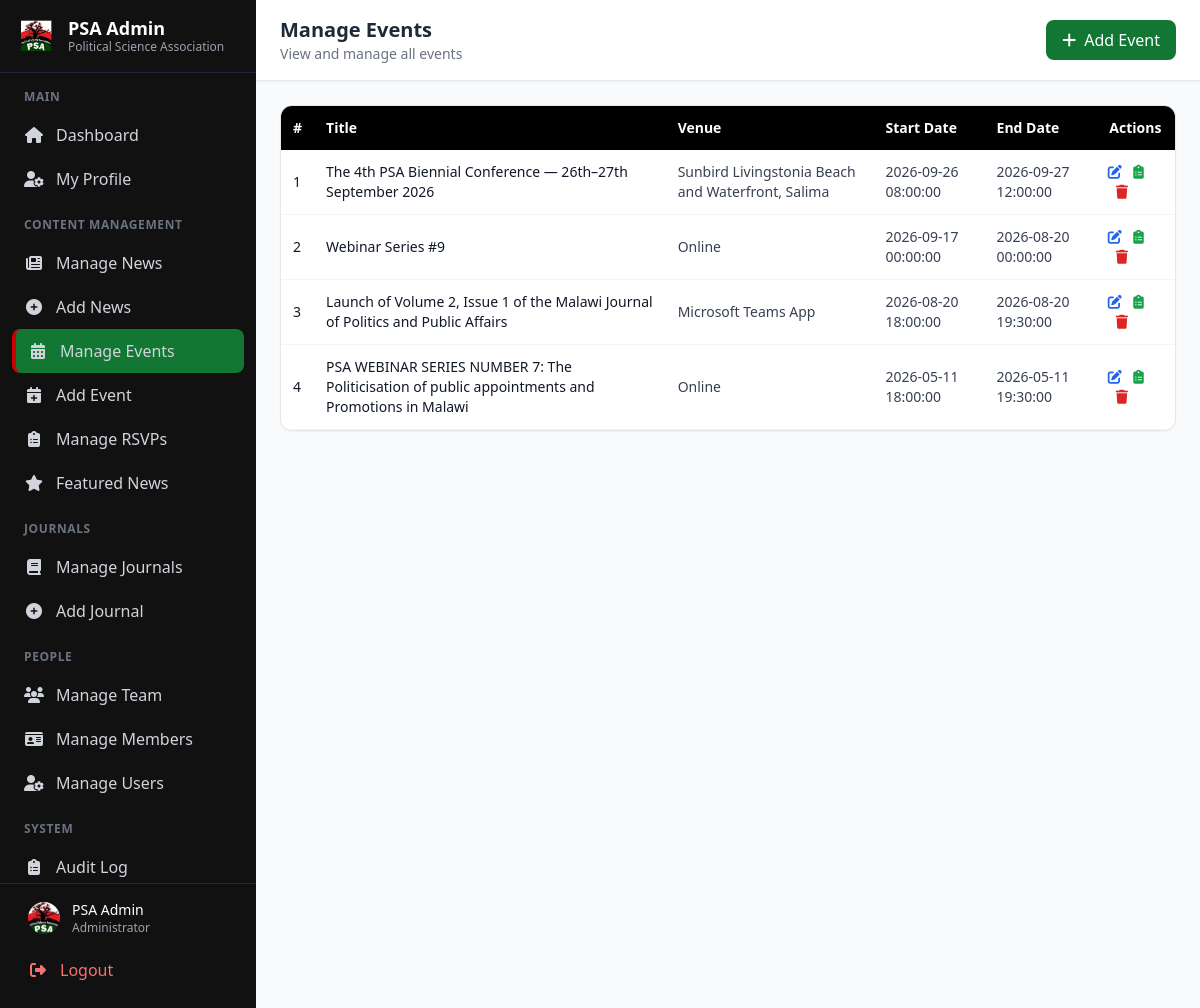
The app's page /admin/manage_events.php (signed in) with its own data.
### tables this page shows
CREATE TABLE `events` (
  `id` int NOT NULL,
  `title` varchar(255) NOT NULL,
  `slug` varchar(255) NOT NULL,
  `description` longtext NOT NULL,
  `image` varchar(255) DEFAULT NULL,
  `venue` varchar(255) DEFAULT NULL,
  `organizer` varchar(255) DEFAULT NULL,
  `start_date` datetime NOT NULL,
  `end_date` datetime DEFAULT NULL,
  `featured` tinyint(1) DEFAULT '0',
  `registration_link` varchar(255) DEFAULT NULL,
  `google_map` text,
  `brochure` varchar(255) DEFAULT NULL,
  `event_type` enum('physical','online','hybrid') DEFAULT 'physical',
  `online_link` varchar(255) DEFAULT NULL,
  `status` enum('upcoming','past') DEFAULT 'upcoming',
  `created_at` timestamp NULL DEFAULT CURRENT_TIMESTAMP
);

### admin/manage_events.php (the view, shortened to what this page needs)
<?php
include '../includes/db.php';
$events = $conn->query("SELECT * FROM events ORDER BY start_date DESC");
include 'includes/admin_header.php';
include 'includes/admin_sidebar.php';
?>
<main class="flex-1 md:ml-64 min-h-screen transition-all duration-300" id="main-content">
    <header class="bg-white dark:bg-gray-800 shadow-sm border-b border-gray-200 dark:border-gray-700 sticky top-0 z-40 transition-colors duration-300">
        <div class="flex items-center justify-between px-6 py-4">
            <div class="flex items-center gap-4">
                <div>
                    <h1 class="text-xl font-bold text-gray-800 dark:text-white">Manage Events</h1>
                    <p class="text-sm text-gray-500 dark:text-gray-400">View and manage all events</p>
                </div>
            </div>
            <div class="flex items-center gap-4">
                <a href="add_event.php" class="bg-psaGreen hover:bg-green-800 text-white px-4 py-2 rounded-lg transition flex items-center gap-2">
                    <i class="fas fa-plus"></i> Add Event
                </a>
            </div>
        </div>
    </header>
    <div class="p-6">
        <div class="bg-white dark:bg-gray-800 rounded-xl shadow-sm border border-gray-200 dark:border-gray-700 overflow-hidden">
            <div class="overflow-x-auto">
                <table class="w-full text-sm">
                    <thead class="bg-psaBlack text-white">
                        <tr>
                            <th class="p-3 text-left">#</th>
                            <th class="p-3 text-left">Title</th>
                            <th class="p-3 text-left">Venue</th>
                            <th class="p-3 text-left">Start Date</th>
                            <th class="p-3 text-left">End Date</th>
                            <th class="p-3 text-center">Actions</th>
                        </tr>
                    </thead>
                    <tbody>
                        <?php
                        $i = 1;
                        while ($row = $events->fetch_assoc()):
                        ?>
                        <tr class="border-b border-gray-100 dark:border-gray-700 hover:bg-gray-50 dark:hover:bg-gray-700/50 transition">
                            <td class="p-3 text-gray-900 dark:text-white"><?= $i++ ?></td>
                            <td class="p-3 font-medium text-gray-900 dark:text-white"><?= htmlspecialchars($row['title']) ?></td>
                            <td class="p-3 text-gray-700 dark:text-gray-300"><?= htmlspecialchars($row['venue'] ?? 'N/A') ?></td>
                            <td class="p-3 text-gray-700 dark:text-gray-300"><?= htmlspecialchars($row['start_date'] ?? 'N/A') ?></td>
                            <td class="p-3 text-gray-700 dark:text-gray-300"><?= htmlspecialchars($row['end_date'] ?? 'N/A') ?></td>
                            <td class="p-3 space-x-2">
                                <a href="edit_event.php?id=<?= $row['id'] ?>" class="text-blue-600 dark:text-blue-400 hover:underline" title="Edit">
                                    <i class="fas fa-edit"></i>
                                </a>
                                <a href="manage_rsvps.php?event_id=<?= $row['id'] ?>" class="text-green-600 dark:text-green-400 hover:underline" title="View RSVPs">
                                    <i class="fas fa-clipboard-list"></i>
                                </a>
                                <a href="delete_event.php?id=<?= $row['id'] ?>" onclick="return confirm('Delete this event?')" class="text-red-600 dark:text-red-400 hover:underline" title="Delete">
                                    <i class="fas fa-trash"></i>
                                </a>
                            </td>
                        </tr>
                        <?php endwhile; ?>
                    </tbody>
                </table>
            </div>
        </div>
    </div>
</main>
<?php include 'includes/admin_footer.php'; ?>

### admin/includes/admin_header.php (style rules this page uses)
body, main, header, .stat-card, .bg-white { transition: background-color 0.3s ease, color 0.3s ease, border-color 0.3s ease; }

### records on screen
events: title "The 4th PSA Biennial Conference — 26th–27th September 2026", venue "Sunbird Livingstonia Beach and Waterfront, Salima", start_date "2026-09-26 08:00:00", end_date "2026-09-27 12:00:00"
events: title "Webinar Series #9", venue "Online", start_date "2026-09-17 00:00:00", end_date "2026-08-20 00:00:00"
events: title "Launch of Volume 2, Issue 1 of the Malawi Journal of Politics and Public Affairs", venue "Microsoft Teams App", start_date "2026-08-20 18:00:00", end_date "2026-08-20 19:30:00"
events: title "PSA WEBINAR SERIES NUMBER 7: The Politicisation of public appointments and Promotions in Malawi", venue "Online", start_date "2026-05-11 18:00:00", end_date "2026-05-11 19:30:00"

### other values on screen
$_SESSION['admin'] "PSA Admin"
